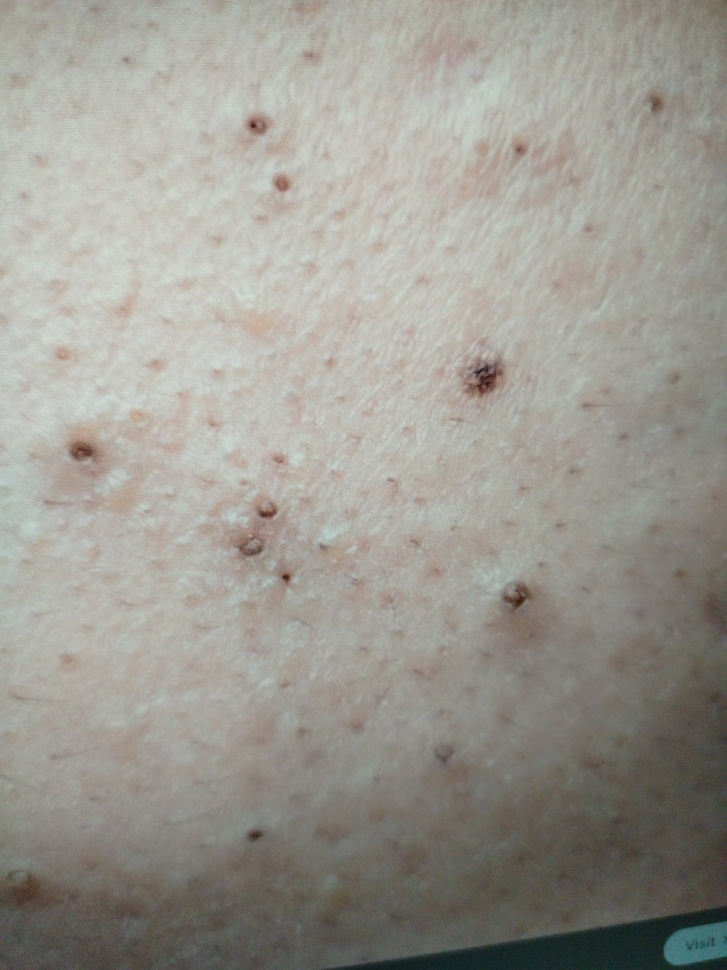
#> input picture Backend/skinUploads/test.jpg, 727 x 970 px, shrunk from 2592 x 3456 before the run, found by its file name
$ python segment.py
#> lines starting #> are read from the running program, lines starting #| are printed output that depends on the picture; after the words box and inside, x2 and y2 are one past the last pixel; in counts of white or black regions, pixels touching at a corner belong together
#> further down, img is the input picture: shape (970, 727, 3); mean B, G, R 145.1, 153, 155.3
import cv2
import numpy as np


def segment_skin_color_array(img_bgr: np.ndarray):
    """
    Accepts a BGR numpy array (from OpenCV or converted from PIL).
    Returns (segmented_img, mask) as numpy arrays.
    Falls back to original image if segmentation yields empty result.
    """
    if img_bgr is None or img_bgr.size == 0:
        return None, None

    hsv   = cv2.cvtColor(img_bgr, cv2.COLOR_BGR2HSV)
#> hsv: shape (970, 727, 3); mean H, S, V 27.4, 21.6, 156.4
    ycrcb = cv2.cvtColor(img_bgr, cv2.COLOR_BGR2YCrCb)
#> ycrcb: shape (970, 727, 3); mean of channels 0, 1, 2 152.8, 129.8, 123.7

    # HSV skin range
    mask_hsv = cv2.inRange(
        hsv,
        np.array([0,  20,  70], dtype=np.uint8),
        np.array([20, 255, 255], dtype=np.uint8)
    )
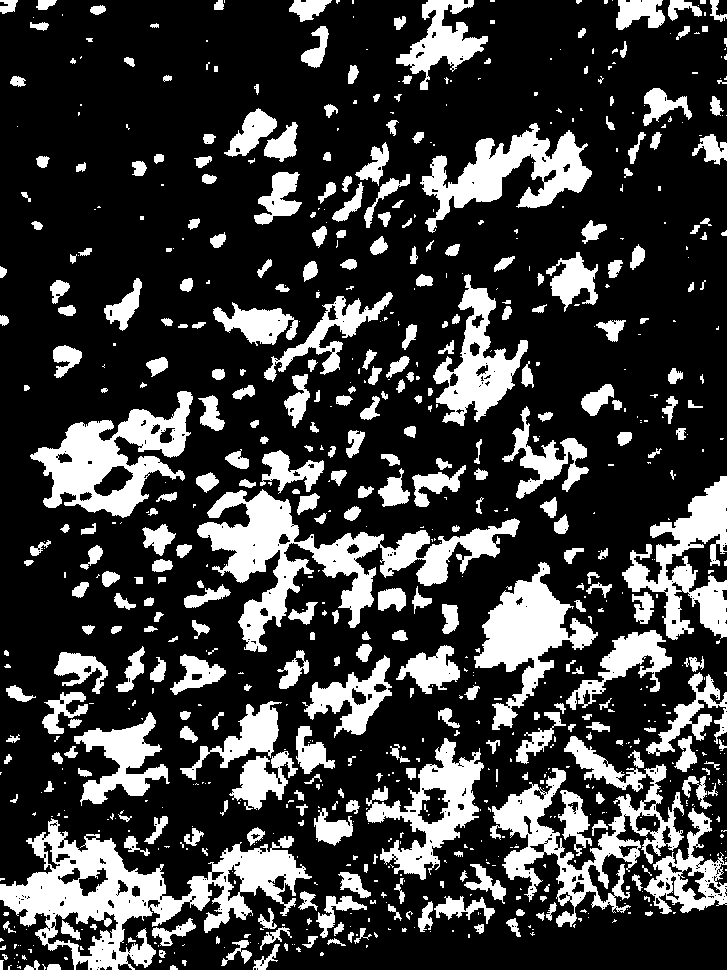
#> mask_hsv: shape (970, 727); 24.3% white; 802 white regions (439 under 20 px), largest, box (x1, y1, x2, y2) and area: (0, 818, 312, 970) 16230, (197, 489, 520, 652) 13952, (490, 736, 684, 927) 10105

    # YCrCb skin range
    mask_ycrcb = cv2.inRange(
        ycrcb,
        np.array([0,   135, 85],  dtype=np.uint8),
        np.array([255, 180, 135], dtype=np.uint8)
    )
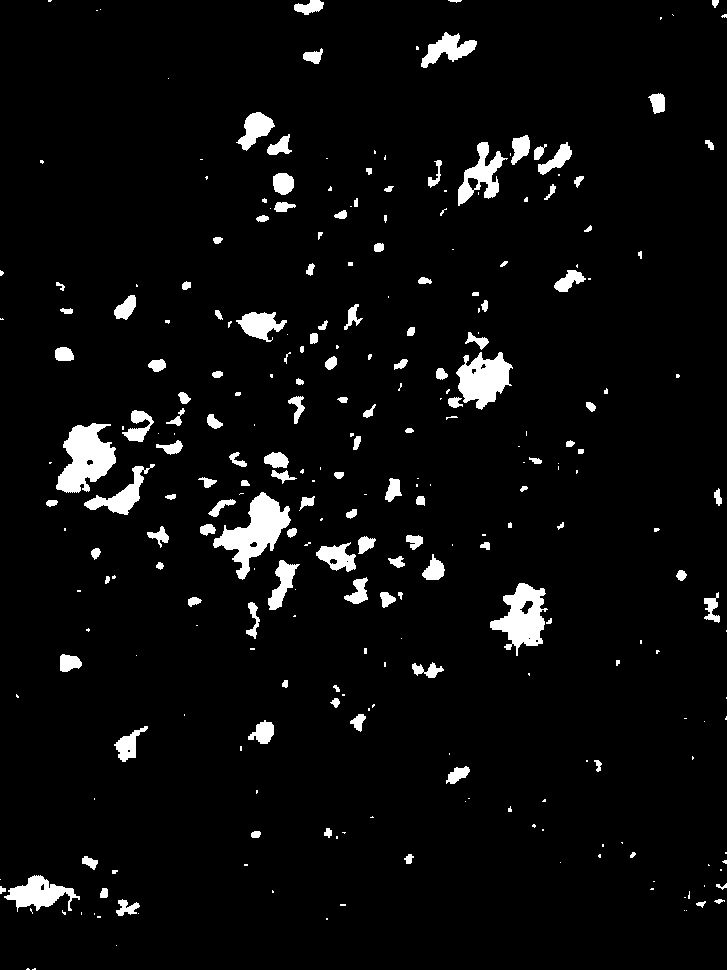
#> mask_ycrcb: shape (970, 727); 4.7% white; 279 white regions (139 under 20 px), largest, box (x1, y1, x2, y2) and area: (213, 492, 291, 580) 2708, (56, 423, 116, 493) 2566, (490, 583, 548, 656) 2157

    skin_mask = cv2.bitwise_and(mask_hsv, mask_ycrcb)
#> skin_mask: shape (970, 727); 4.6% white; 284 white regions (144 under 20 px), largest, box (x1, y1, x2, y2) and area: (213, 492, 291, 580) 2708, (56, 423, 116, 493) 2566, (490, 583, 548, 656) 2128

    # Morphological cleanup
    kernel = cv2.getStructuringElement(cv2.MORPH_ELLIPSE, (11, 11))
    skin_mask = cv2.erode(skin_mask,  kernel, iterations=2)
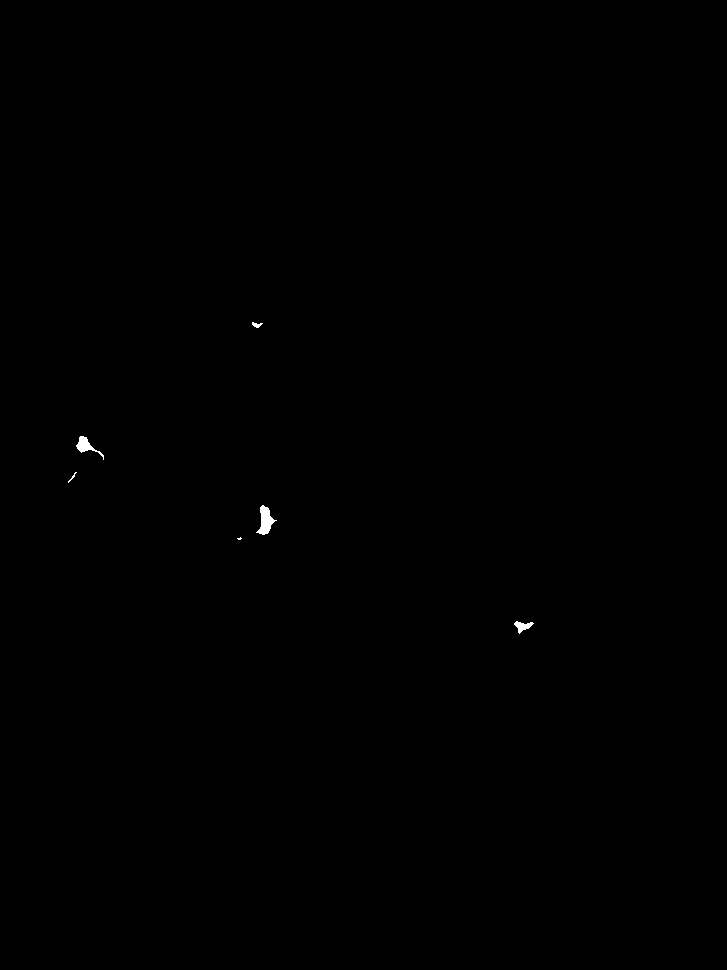
#> skin_mask: shape (970, 727); 0.1% white; 6 white regions (1 under 20 px), largest, box (x1, y1, x2, y2) and area: (256, 505, 277, 535) 303, (76, 436, 104, 460) 206, (514, 621, 534, 634) 124, (252, 322, 263, 328) 37, (68, 472, 77, 483) 21
    skin_mask = cv2.dilate(skin_mask, kernel, iterations=2)
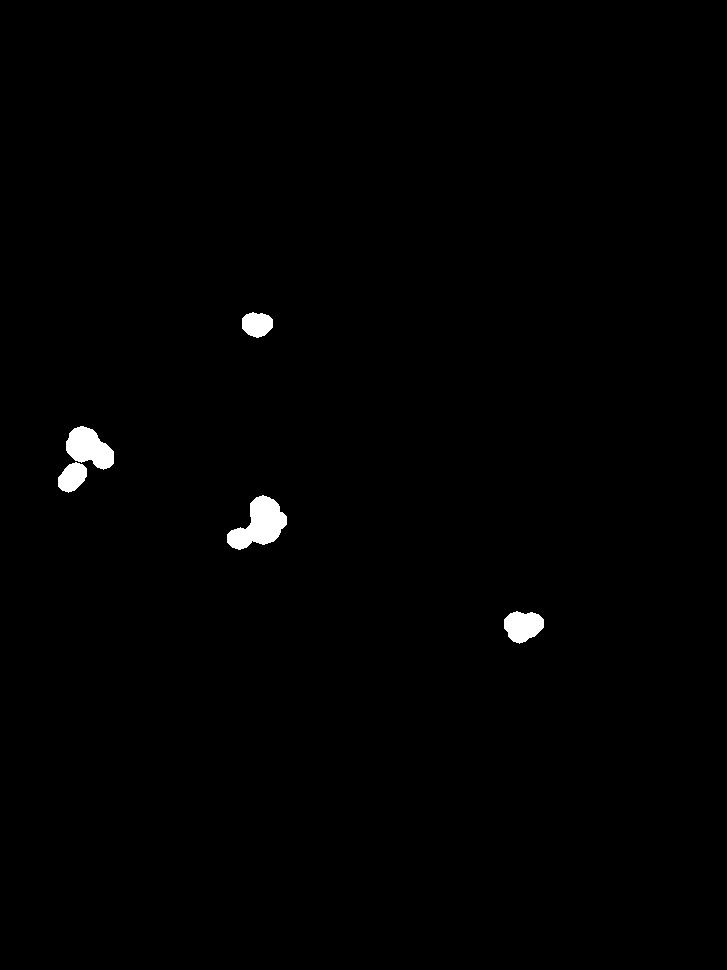
#> skin_mask: shape (970, 727); 0.76% white; 5 white regions, box (x1, y1, x2, y2) and area: (227, 495, 287, 550) 1831, (66, 426, 114, 470) 1354, (504, 611, 544, 644) 950, (58, 462, 87, 493) 623, (242, 312, 273, 338) 615
    skin_mask = cv2.GaussianBlur(skin_mask, (3, 3), 0)

    skin_only = cv2.bitwise_and(img_bgr, img_bgr, mask=skin_mask)

    # Crop to bounding box of skin region
    coords = cv2.findNonZero(skin_mask)
#> coords = contour of 6201 points, box (x1, y1, x2, y2) (57, 311, 545, 645), area 46095
    if coords is not None:
        x, y, w, h = cv2.boundingRect(coords)
#> x = 57; y = 311; w = 488; h = 334
        skin_only = skin_only[y:y+h, x:x+w]
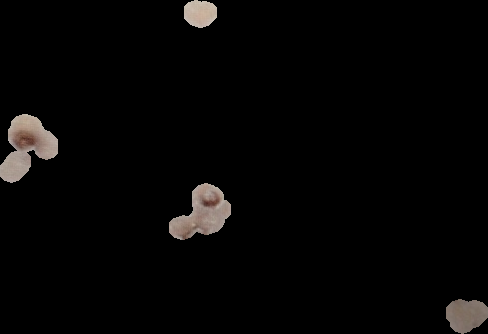
#> skin_only: shape (334, 488, 3); mean B, G, R 4.9, 5.3, 6
    else:
        # Segmentation found nothing — fall back to original
        # This prevents returning a black image to Derm Foundation
        print("[segment] WARNING: no skin region found, using original image")
        skin_only = img_bgr

    return skin_only, skin_mask


# [13 lines left out: function segment_pil_image, not called in this run]


# ── Test ──────────────────────────────────────────────────────────────────────
if __name__ == "__main__":
    import sys
    path = sys.argv[1] if len(sys.argv) > 1 else "test.jpg"
    img = cv2.imread(path)
    if img is None:
        print(f"Could not read: {path}")
        raise SystemExit(1)

    result, mask = segment_skin_color_array(img)
    cv2.imwrite("skin_segmented.jpg", result)
    print("Saved: skin_segmented.jpg")

    #show images para testing
    cv2.imshow("Original", img)
    cv2.imshow("Mask", mask)
    cv2.imshow("Segmented", result)
    cv2.waitKey(0)
    cv2.destroyAllWindows()

$ run again, with Backend/skinUploads/Eczema.jpg copied over Backend/skinUploads/test.jpg
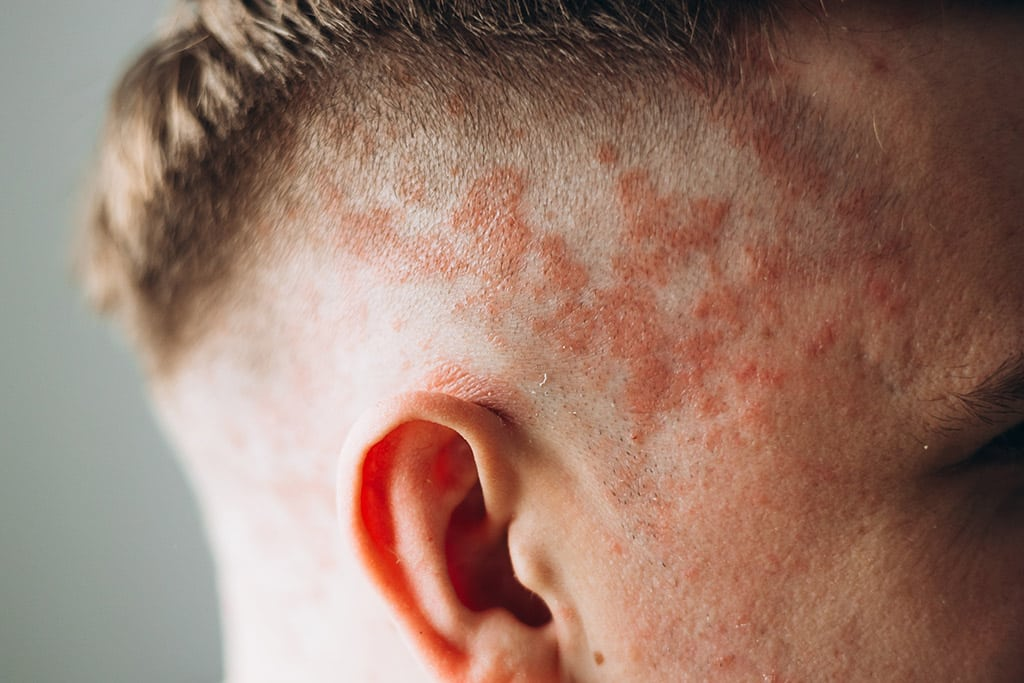
#> input picture Backend/skinUploads/Eczema.jpg, 1024 x 683 px, found by its file name
#> img is the input picture: shape (683, 1024, 3); mean B, G, R 106.6, 120.4, 152.3
#> hsv: shape (683, 1024, 3); mean H, S, V 23.3, 86.1, 153.4
#> ycrcb: shape (683, 1024, 3); mean of channels 0, 1, 2 128.4, 145.1, 115.7
#> in segment_skin_color_array, `mask_hsv = cv2.inRange( hsv, np.array([0,  20,  70], dtype=np.uint8), ..`:
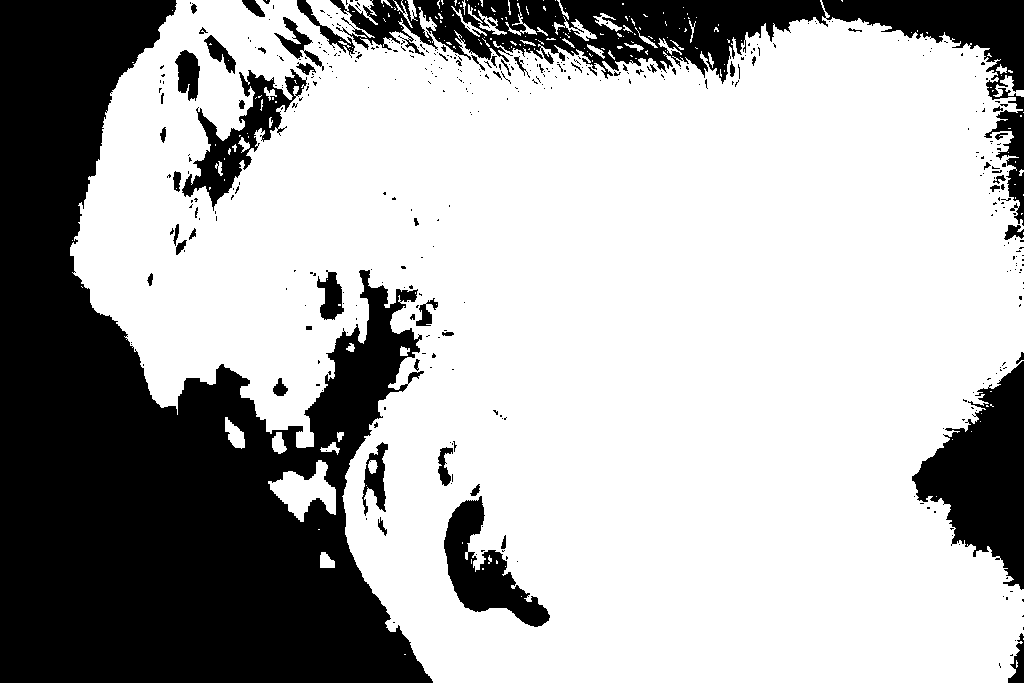
#> mask_hsv: shape (683, 1024); 69% white; 422 black regions (364 under 20 px), largest, box (x1, y1, x2, y2) and area: (0, 0, 433, 683) 153132, (330, 0, 1024, 226) 30693, (912, 361, 1024, 590) 13406
#> mask_ycrcb: shape (683, 1024); 73.6% white; 93 black regions (51 under 20 px), largest, box (x1, y1, x2, y2) and area: (0, 0, 431, 683) 146996, (354, 417, 470, 683) 12277, (461, 0, 784, 58) 9541
#> coords = contour of 439142 points, box (x1, y1, x2, y2) (75, 0, 1024, 683), area 3782
#> x = 75; y = 0; w = 949; h = 683
#> in segment_skin_color_array, `skin_only = skin_only[y:y+h, x:x+w]`:
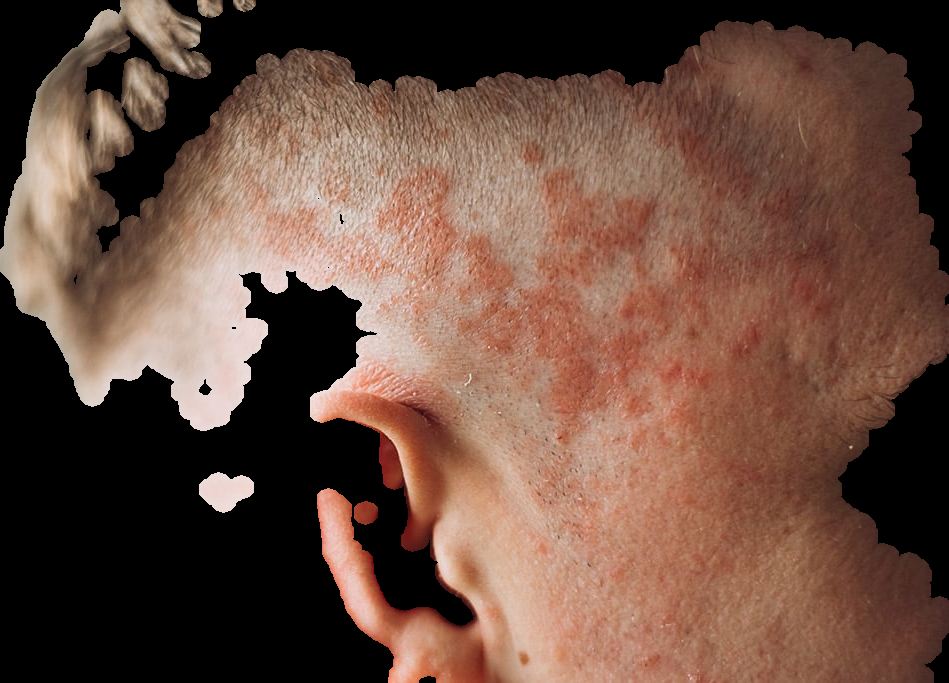
#> skin_only: shape (683, 949, 3); mean B, G, R 63.6, 76.4, 105.5
